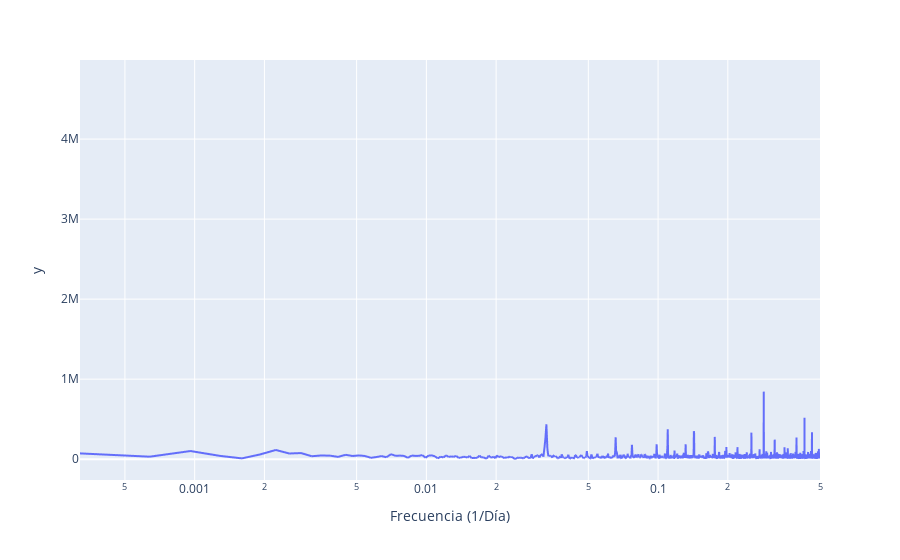

The cell this chart's notebook holds for it:
### Code cell
# 0. Parámetros de la serie de tiempo
N = len(temp) # Cantidad de muestras: [muestras]
muestras_dia = 1# Número de muestras/día: [muestras/día]

# 1. Calcular la magnitud de la Transformada de Fourier derecha
tf = np.abs(np.fft.rfft(temp,N))

# 2. Calcular vector frecuencias (eje horizontal)
# Ahora calculamos las frecuencias en ciclos por día
frecs = np.fft.rfftfreq(N, d=1./muestras_dia)

# 3. Graficar
# Como tenemos 1 muestra por día pero la serie dura varios años
# usaremos una escala logarítmica en el eje horizontal
fig = px.line(x=frecs, y=tf, log_x=True)
fig.update_layout(xaxis_title=f'Frecuencia (1/Día)')
fig.show()

### Figure 1 — Plotly figure (JSON) as saved in the notebook; plotly's stock layout.template omitted (floating-point values rounded to 4 significant figures; data arrays with more than 128 entries replaced by an {"elided": "..."} marker saying what was removed)
{"data": [{"hovertemplate": "x=%{x}<br>y=%{y}<extra></extra>", "legendgroup": "", "line": {"color": "#636efa", "dash": "solid"}, "marker": {"symbol": "circle"}, "mode": "lines", "name": "", "showlegend": false, "type": "scattergl", "x": {"elided": "1563 float values"}, "xaxis": "x", "y": {"elided": "1563 float values"}, "yaxis": "y"}], "layout": {"legend": {"tracegroupgap": 0}, "margin": {"t": 60}, "xaxis": {"anchor": "y", "domain": [0, 1], "title": {"text": "Frecuencia (1/Día)"}, "type": "log"}, "yaxis": {"anchor": "x", "domain": [0, 1], "title": {"text": "y"}}}}
